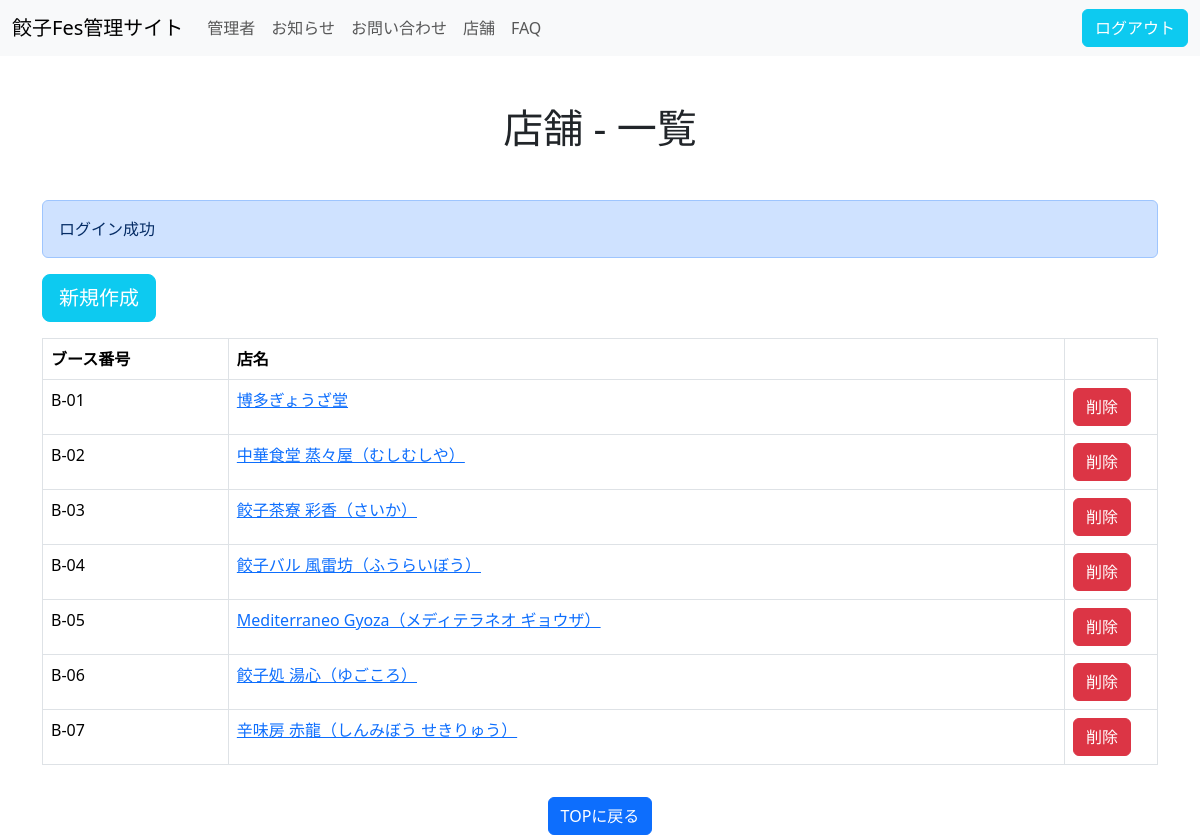
/admin/shop/shop-list.php (signed in), run on the app's committed database.
### tables this page shows
CREATE TABLE `shops` (
  `id` int(11) NOT NULL,
  `shop_num` varchar(255) NOT NULL,
  `name` varchar(255) NOT NULL,
  `body` text NOT NULL,
  `is_delete` tinyint(1) NOT NULL DEFAULT 0,
  `create_at` datetime NOT NULL,
  `update_at` datetime NOT NULL
);

### admin/shop/shop-list.php (the view, shortened to what this page needs)
<?php
require_once __DIR__ . '/../../inc/function.php';
try {
    $db = db_connect();
    $sql = 'SELECT name,shop_num,id FROM shops';
    $stmt = $db->prepare($sql);
    $stmt->execute();
    $result = $stmt->fetchAll(PDO::FETCH_ASSOC);
} catch (PDOException $e) {
    $e->getMessage();
}
?>
<!DOCTYPE html>
<html lang="ja">
<head>
    <link rel="stylesheet" href="https://cdn.jsdelivr.net/npm/bootstrap@5.3.8/dist/css/bootstrap.min.css">
</head>
<body>
    <?php require_once __DIR__ . '/../inc/header.php'; ?>
    <main class="container">
        <div class="l-wrapper">
            <h1 class="my-5 text-center">店舗 - 一覧</h1>
            <?php require_once __DIR__ . '/../../inc/message_area.php'; ?>
            <a class="btn btn-info btn-lg text-white mb-3" href="shop-add.php">新規作成</a>
            <table class="table table-bordered">
                <thead>
                    <tr class="">
                        <th class="col-2">ブース番号</th>
                        <th class="col-9">店名</th>
                        <th class="col-1"></th>
                    </tr>
                </thead>
                <?php foreach ($result as $shop): ?>
                    <tbody>
                        <tr class="">
                            <td class="col-2"><?php echo $shop['shop_num']; ?></td>
                            <td class="col-9"><a href="shop-detail.php?id=<?php echo $shop['id']; ?>"><?php echo $shop['name']; ?></a></td>
                            <td class="col-1">
                                <form action="shop-delete-do.php" method="post">
                                    <input type="submit" class="btn btn-danger" value="削除">
                                </form>
                            </td>
                        </tr>
                    </tbody>
                <?php endforeach; ?>
            </table>
            <div class=" text-center">
                <a href="../index.php" class="btn btn-primary mt-3">TOPに戻る</a>
            </div>
        </div>
    </main>
</body>
</html>

### data on the page
shops: shop_num "B-01", name "博多ぎょうざ堂"
shops: shop_num "B-02", name "中華食堂 蒸々屋（むしむしや）"
shops: shop_num "B-03", name "餃子茶寮 彩香（さいか）"
shops: shop_num "B-04", name "餃子バル 風雷坊（ふうらいぼう）"
shops: shop_num "B-05", name "Mediterraneo Gyoza（メディテラネオ ギョウザ）"
shops: shop_num "B-06", name "餃子処 湯心（ゆごころ）"
shops: shop_num "B-07", name "辛味房 赤龍（しんみぼう せきりゅう）"

### other printed values
$message['msg'] "ログイン成功"
